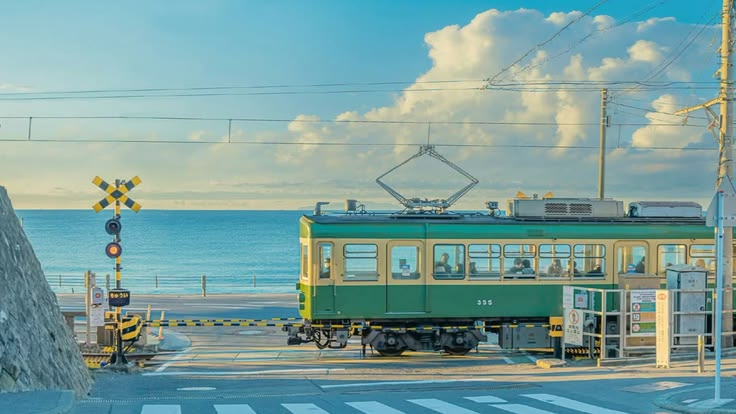
#> input picture Quiz2_Histogram_Equalization/images/japan.jpg, 736 x 414 px, found by its file name
$ python quiz2.py
#> lines starting #> are read from the running program, lines starting #| are printed output that depends on the picture
import cv2
import numpy as np
import matplotlib.pyplot as plt
import time
import sys

img = cv2.imread('Quiz2_Histogram_Equalization/images/japan.jpg', 0)
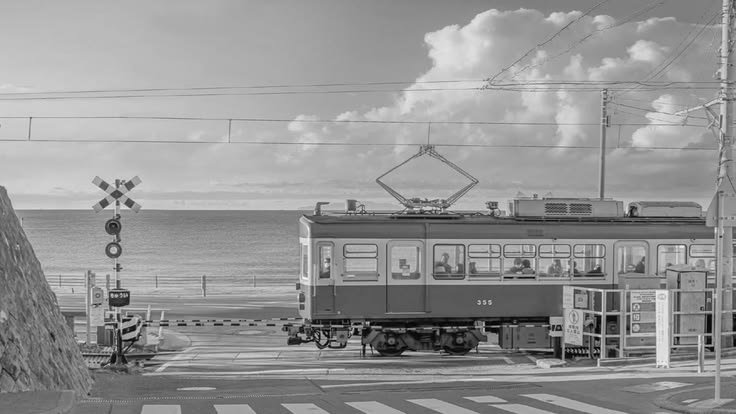
#> img: shape (414, 736); min 0, max 251, mean 148.5

# NumPy Histogram Equalization
def numpy_equalizeHist(img):
    # caculate Histogram 計算每個灰階值出現幾次
    hist = np.bincount(img.ravel(), minlength=256)

    # Cumulative Distribution Function 累積出現次數
    cdf = hist.cumsum()

    # Ignore zero values at the beginning of CDF
    cdf_min = cdf[cdf > 0][0]

    # Histogram Equalization formula
    lut = np.round((cdf - cdf_min) / (img.size - cdf_min) * 255)
    # 確保所有結果都在0 ~ 255
    lut = np.clip(lut, 0, 255).astype(np.uint8)

    return lut[img]

# OpenCV
equ_cv = cv2.equalizeHist(img)
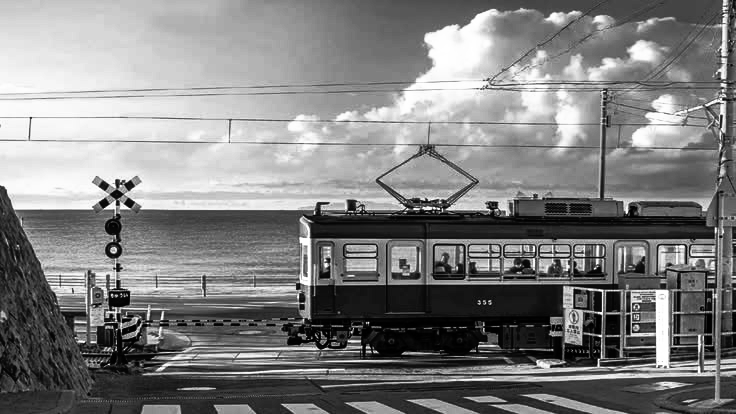
#> equ_cv: shape (414, 736); min 0, max 255, mean 128.5

# NumPy
equ_np = numpy_equalizeHist(img)
#> in numpy_equalizeHist, `hist = np.bincount(img.ravel(), minlength=256)`: hist = 256 values, max 3991 at index 186, min 0 at index 241, mean 1190.2
#> in numpy_equalizeHist, `cdf = hist.cumsum()`: cdf = 256 values from 16 to 304704
#> in numpy_equalizeHist, `cdf_min = cdf[cdf > 0][0]`: cdf_min = 16
#> in numpy_equalizeHist, `lut = np.round((cdf - cdf_min) / (img.size - cdf_min) * 255)`: lut = 256 values from 0 to 255

# Compare execution time
N = 30

start = time.perf_counter()
for _ in range(N):
    cv2.equalizeHist(img)
cv_time = (time.perf_counter() - start) / N

start = time.perf_counter()
for _ in range(N):
    numpy_equalizeHist(img)
np_time = (time.perf_counter() - start) / N


# Compare results
diff = np.abs(equ_cv.astype(int) - equ_np.astype(int))
#> diff: shape (414, 736) int64; every value is 0

with open('Quiz2_Histogram_Equalization/results/results.txt', 'w') as file:
    sys.stdout = file
    print("Number of repetitions:", N)
    print(f"OpenCV average time: {cv_time:.6f} s")
    print(f"NumPy average time:  {np_time:.6f} s")
    print(f"Maximum difference: {np.max(diff)}")
    print(f"Mean difference: {np.mean(diff):.6f}")
sys.stdout = sys.__stdout__

# Display images and histograms
plt.figure(figsize=(12, 8))

plt.subplot(2, 3, 1)
plt.imshow(img, cmap='gray')
plt.title("Original")
plt.axis('off')

plt.subplot(2, 3, 2)
plt.imshow(equ_cv, cmap='gray')
plt.title("OpenCV Equalized")
plt.axis('off')

plt.subplot(2, 3, 3)
plt.imshow(equ_np, cmap='gray')
plt.title("NumPy Equalized")
plt.axis('off')

plt.subplot(2, 3, 4)
plt.hist(img.ravel(), bins=256, range=(0, 256))
plt.title("Original Histogram")

plt.subplot(2, 3, 5)
plt.hist(equ_cv.ravel(), bins=256, range=(0, 256))
plt.title("OpenCV Histogram")

plt.subplot(2, 3, 6)
plt.hist(equ_np.ravel(), bins=256, range=(0, 256))
plt.title("NumPy Histogram")

plt.tight_layout()
cv2.imwrite('Quiz2_Histogram_Equalization/output/OpenCV_Histogram.jpg', equ_cv)
cv2.imwrite('Quiz2_Histogram_Equalization/output/NumPy_Histogram.jpg', equ_np)
plt.show()
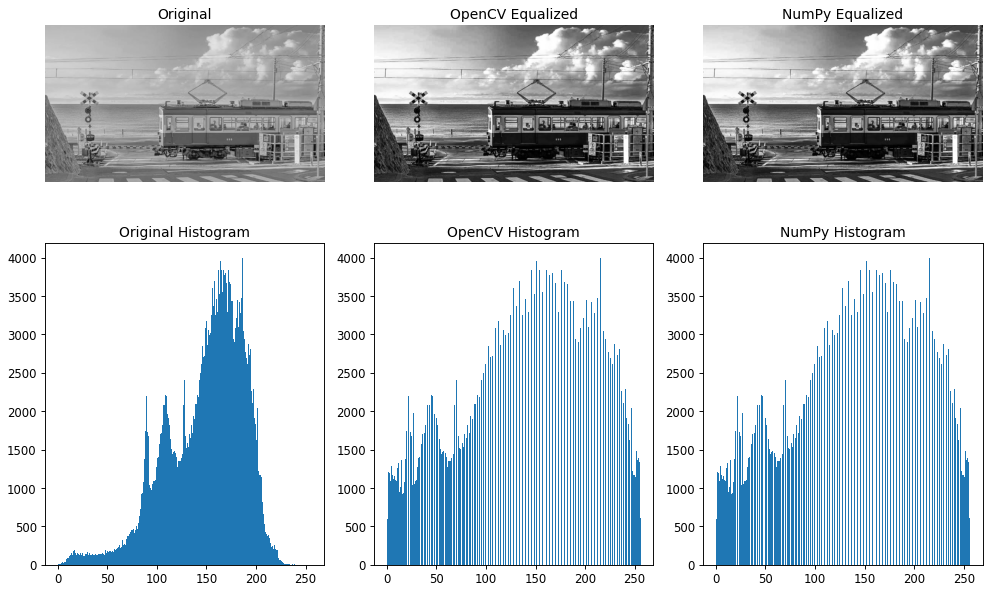
#> figure drawn by matplotlib, 6 panels; panel 4: tallest bar 3991 high, from x = 186 to 187; panel 5: tallest bar 3991 high, from x = 215 to 216; panel 6: tallest bar 3991 high, from x = 215 to 216
